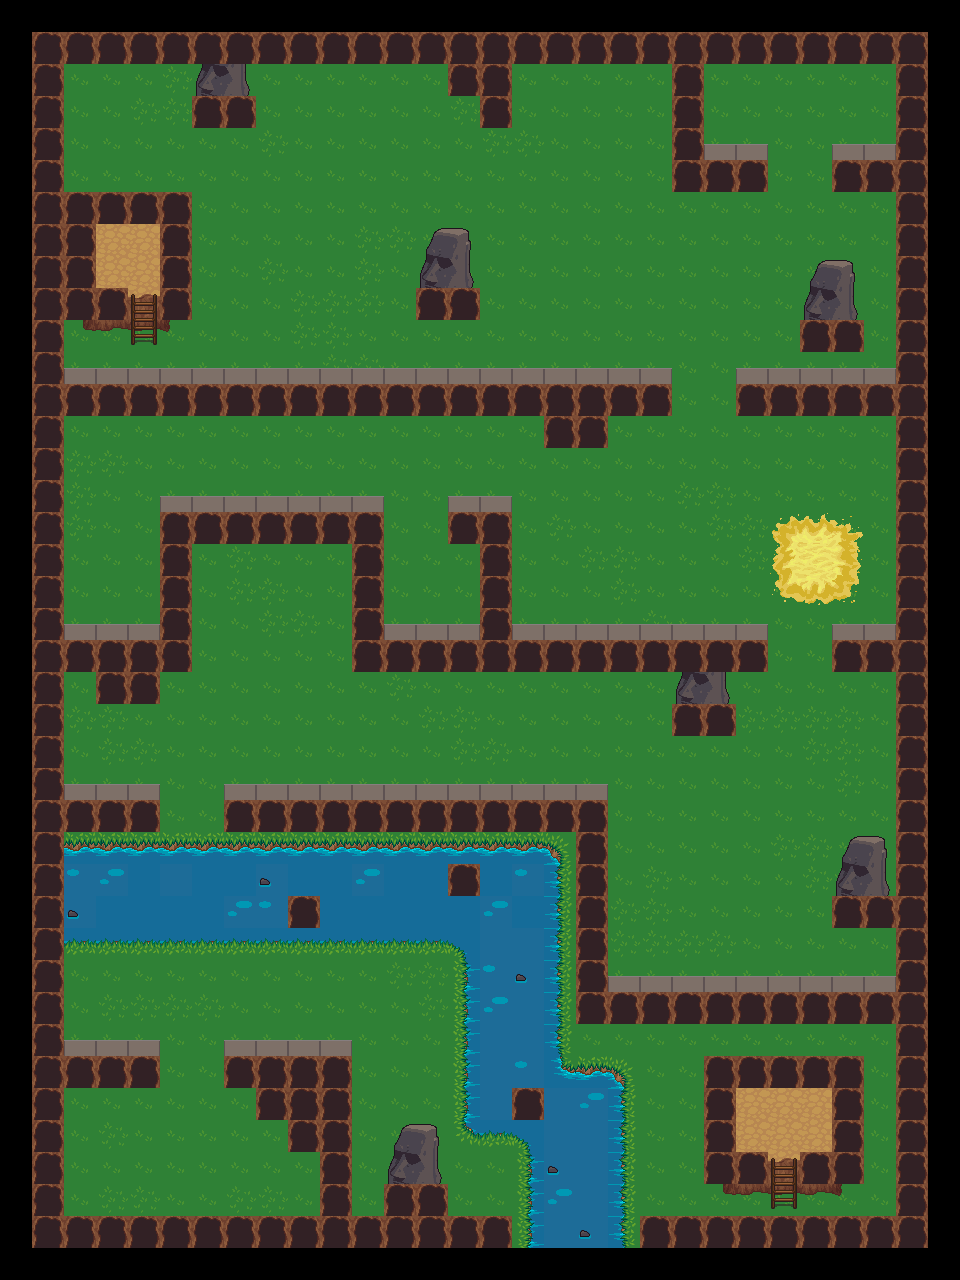

This game map was drawn from its Tiled (.tmx) file and the tilesets committed beside it. A one-line description and the trimmed map source follow:
An orthogonal 30x40 tile map with 32x32 px tiles, 6 tile layers (Capa de Patrones 1, Capa de patrones 2, Capa de patrones 3, paredes, ...), 1 hidden layer not drawn and 78 objects (1).

<map version="1.0" tiledversion="1.1.6" orientation="orthogonal" renderorder="right-down" width="30" height="40" tilewidth="32" tileheight="32" infinite="0" nextobjectid="109">
 <tileset firstgid="1" source="patron1.tsx" />
 <layer name="Capa de Patrones 1" width="30" height="40">
  <properties>
   <property name="TapaJugador" type="bool" value="true" />
  </properties>
  <data>[1200 cells, 1064 non-empty, 17 distinct tile ids]</data>
 </layer>
 <objectgroup name="agua">
  <object id="65" x="47" y="835" width="239" height="103" />
  <object id="66" x="324" y="840" width="123" height="99" />
  <object id="67" x="290" y="837" width="32" height="60" />
  <object id="68" x="292" y="925" width="28" height="16" />
  <object id="69" x="535" y="1137" width="85" height="91" />
  <object id="70" x="469" y="1113" width="150" height="20" />
  <object id="71" x="484" y="850" width="73" height="238" />
  <object id="72" x="546" y="1076" width="74" height="34" />
  <object id="73" x="452" y="843" width="27" height="22" />
  <object id="74" x="451" y="891" width="29" height="48" />
  <object id="75" x="470" y="944" width="42" height="162" />
 </objectgroup>
 <objectgroup name="electricidad">
  <object id="76" x="776" y="517" width="84" height="86" />
 </objectgroup>
 <objectgroup color="#ef2929" name="enemigos">
  <object id="79" type="1" x="814" y="109">
   <properties>
    <property name="TipoEnemigo" type="int" value="1" />
   </properties>
  </object>
  <object id="81" x="272" y="239">
   <properties>
    <property name="TipoEnemigo" type="int" value="2" />
   </properties>
  </object>
  <object id="82" x="656" y="527">
   <properties>
    <property name="TipoEnemigo" type="int" value="1" />
   </properties>
  </object>
  <object id="83" x="591" y="204">
   <properties>
    <property name="TipoEnemigo" type="int" value="3" />
   </properties>
  </object>
  <object id="87" x="303" y="335">
   <properties>
    <property name="TipoEnemigo" type="int" value="1" />
   </properties>
  </object>
  <object id="90" x="562" y="337">
   <properties>
    <property name="TipoEnemigo" type="int" value="4" />
   </properties>
  </object>
 </objectgroup>
 <objectgroup color="#73d216" name="pociones">
  <object id="84" x="402" y="466">
   <properties>
    <property name="Tipo" type="int" value="1" />
   </properties>
  </object>
  <object id="85" x="818" y="786">
   <properties>
    <property name="Tipo" type="int" value="3" />
   </properties>
  </object>
  <object id="86" x="563" y="723">
   <properties>
    <property name="Tipo" type="int" value="2" />
   </properties>
  </object>
 </objectgroup>
 <objectgroup color="#fce94f" name="llaves">
  <object id="92" x="752" y="114" />
 </objectgroup>
 <objectgroup color="#2e3436" name="bombas">
  <object id="93" x="752" y="337" />
 </objectgroup>
 <objectgroup color="#729fcf" name="armas">
  <object id="94" x="82" y="80">
   <properties>
    <property name="Tipo" type="int" value="1" />
   </properties>
  </object>
  <object id="96" x="79" y="112">
   <properties>
    <property name="Tipo" type="int" value="2" />
   </properties>
  </object>
 </objectgroup>
 <objectgroup color="#8f5902" name="rocas">
  <object id="97" x="210" y="431" />
 </objectgroup>
 <objectgroup color="#fcaf3e" name="escaleras">
  <object id="101" x="757" y="1154" width="52" height="51" />
  <object id="103" x="119" y="284" width="57" height="63" />
 </objectgroup>
 <objectgroup color="#df27ec" name="puertas">
  <object id="105" x="689" y="401">
   <properties>
    <property name="Tipo" type="int" value="1" />
   </properties>
  </object>
  <object id="106" x="720" y="401">
   <properties>
    <property name="Tipo" type="int" value="2" />
   </properties>
  </object>
 </objectgroup>
 <layer name="Capa de patrones 2" width="30" height="40">
  <properties>
   <property name="TapaJugador" type="bool" value="true" />
  </properties>
  <data>[1200 cells, 55 non-empty, 20 distinct tile ids]</data>
 </layer>
 <layer name="Capa de patrones 3" width="30" height="40">
  <properties>
   <property name="TapaJugador" type="bool" value="true" />
  </properties>
  <data>[1200 cells, 16 non-empty, 4 distinct tile ids]</data>
 </layer>
 <layer name="paredes" width="30" height="40">
  <properties>
   <property name="TapaJugador" type="bool" value="true" />
  </properties>
  <data>[1200 cells, 206 non-empty, 11 distinct tile ids]</data>
 </layer>
 <layer name="paredes por detras" width="30" height="40">
  <properties>
   <property name="TapaJugador" type="bool" value="false" />
  </properties>
  <data>[1200 cells, 148 non-empty, 11 distinct tile ids]</data>
 </layer>
 <layer name="Capa de patrones 6" width="30" height="40" visible="0">
  <properties>
   <property name="TapaJugador" type="bool" value="false" />
  </properties>
  <data>[1200 cells, 5 non-empty, 2 distinct tile ids]</data>
 </layer>
 <layer name="mapa_calor" width="30" height="40">
  <data>[1200 cells, 283 non-empty, 1 distinct tile ids]</data>
 </layer>
 <objectgroup name="colisiones">
  <object id="4" x="35" y="1058" width="122" height="7" />
  <object id="5" x="225" y="1058" width="126" height="7" />
  <object id="6" x="339" y="1070" width="11" height="177" />
  <object id="8" x="609" y="993" width="305" height="8" />
  <object id="10" x="358" y="641" width="403" height="7" />
  <object id="11" x="837" y="642" width="76" height="7" />
  <object id="12" x="32" y="642" width="153" height="7" />
  <object id="13" x="33" y="802" width="125" height="6" />
  <object id="14" x="225" y="803" width="380" height="5" />
  <object id="15" x="593" y="813" width="15" height="184" />
  <object id="18" x="352" y="520" width="16" height="122" />
  <object id="19" x="496" y="521" width="13" height="118" />
  <object id="20" x="162" y="521" width="13" height="119" />
  <object id="21" x="162" y="512" width="221" height="8" />
  <object id="22" x="450" y="512" width="61" height="8" />
  <object id="23" x="724" y="1091" width="11" height="102" />
  <object id="24" x="738" y="1165" width="20" height="25" />
  <object id="25" x="812" y="1165" width="17" height="27" />
  <object id="26" x="832" y="1089" width="8" height="102" />
  <object id="27" x="737" y="1080" width="92" height="5" />
  <object id="28" x="33" y="386" width="635" height="7" />
  <object id="29" x="741" y="386" width="173" height="5" />
  <object id="30" x="83" y="226" width="11" height="71" />
  <object id="31" x="86" y="300" width="28" height="26" />
  <object id="32" x="166" y="224" width="8" height="102" />
  <object id="33" x="95" y="219" width="62" height="3" />
  <object id="34" x="691" y="158" width="75" height="10" />
  <object id="35" x="834" y="159" width="81" height="10" />
  <object id="36" x="690" y="43" width="13" height="114" />
  <object id="44" x="34" y="36" width="9" height="1193" />
  <object id="45" x="31" y="1231" width="880" height="17" />
  <object id="46" x="915" y="39" width="13" height="1208" />
  <object id="47" x="33" y="31" width="895" height="8" />
  <object id="48" x="198" y="98" width="50" height="9" />
  <object id="49" x="424" y="289" width="49" height="13" />
  <object id="50" x="806" y="322" width="51" height="11" />
  <object id="51" x="679" y="704" width="48" height="14" />
  <object id="52" x="839" y="899" width="50" height="11" />
  <object id="54" x="291" y="901" width="28" height="20" />
  <object id="55" x="451" y="870" width="27" height="18" />
  <object id="56" x="516" y="1093" width="25" height="17" />
  <object id="57" x="391" y="1186" width="49" height="12" />
  <object id="58" x="452" y="66" width="56" height="21" />
  <object id="59" x="482" y="99" width="28" height="20" />
  <object id="60" x="548" y="420" width="58" height="17" />
  <object id="61" x="101" y="674" width="60" height="19" />
  <object id="62" x="260" y="1088" width="58" height="22" />
  <object id="63" x="287" y="1123" width="32" height="21" />
 </objectgroup>
</map>
